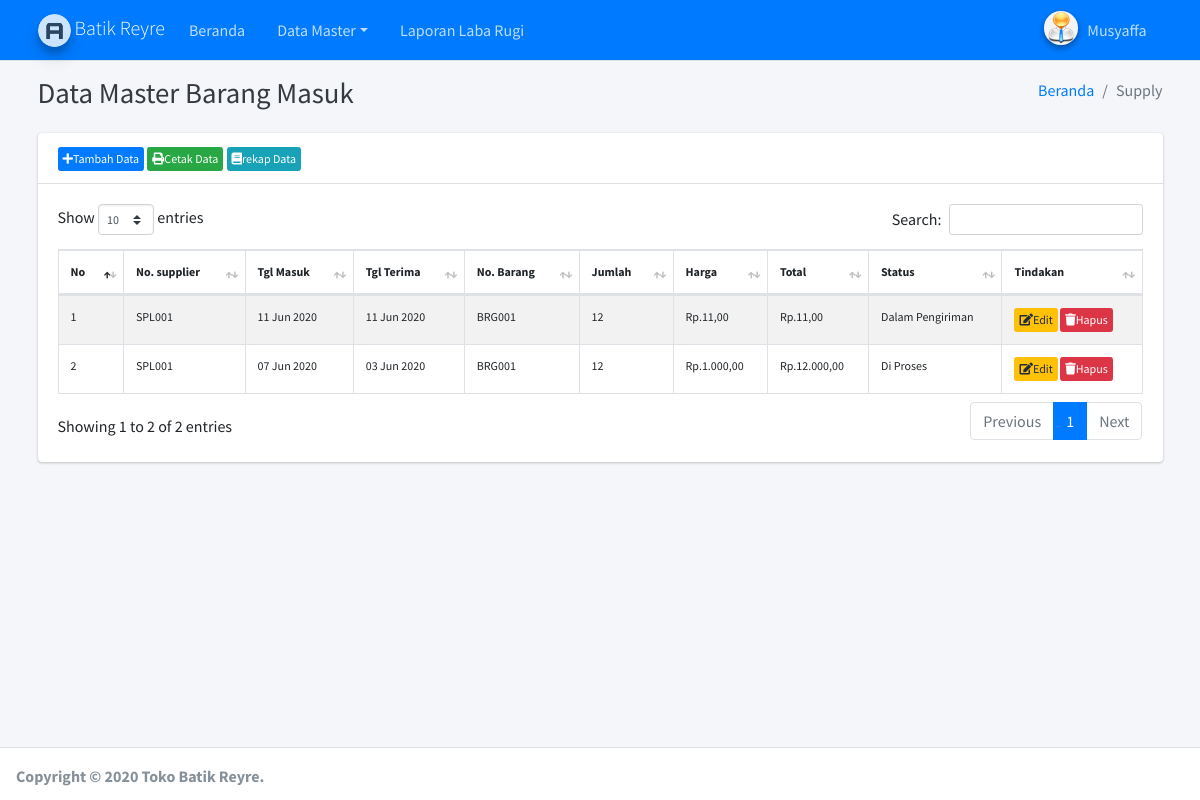
The page /paneladmin/admin.php?hlm=supply (signed in) on the database as committed earlier.
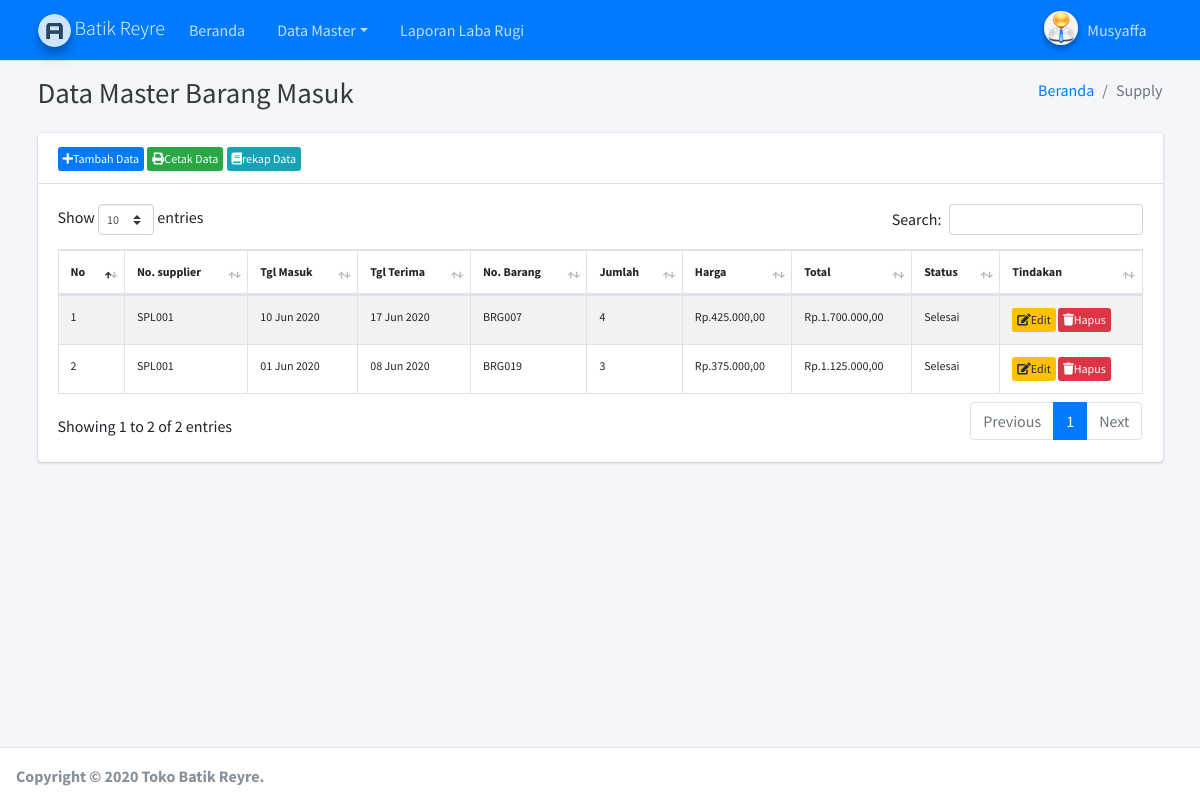
The same page on the database as committed later.
### tables this page shows
CREATE TABLE `tbl_supply` (
  `no_supply` varchar(50) NOT NULL,
  `no_supplier` varchar(50) NOT NULL,
  `tgl_supply` date NOT NULL,
  `tgl_terima` date NOT NULL,
  `no_brg` varchar(50) NOT NULL,
  `jml_supply` int(11) NOT NULL,
  `harga_supply` int(11) NOT NULL,
  `total_supply` varchar(50) NOT NULL,
  `status` varchar(30) NOT NULL
);

### paneladmin/site/supply/supply.php (the view, shortened to what this page needs)
<?php
require_once'koneksi.php';
?>
<?php
if( empty( $_SESSION['id_user'] ) ){
	$_SESSION['err'] = '<strong>ERROR!</strong> Anda harus login terlebih dahulu.';
	header('Location: ./');
	die();
} else {
	if( isset( $_REQUEST['aksi'] )){
		$aksi = $_REQUEST['aksi'];
		switch($aksi){
			case 'baru':
				include 'supply_baru.php';
				break;
			case 'edit':
				include 'supply_edit.php';
				break;
			case 'hapus':
				include 'supply_hapus.php';
				break;
			case 'cetak':
				include 'supply_print.php';
				break;
			case 'rekap':
				include 'supply_rekap.php';
				break;
		}
	} else {
?>
  <div class="content-wrapper">
    <div class="content-header">
      <div class="container">
        <div class="row mb-2">
          <div class="col-sm-6">
            <h1 class="m-0 text-dark"> Data Master Barang Masuk</h1>
          </div>
          <div class="col-sm-6">
            <ol class="breadcrumb float-sm-right">
              <li class="breadcrumb-item"><a href="admin.php">Beranda</a></li>
              <li class="breadcrumb-item active">Supply</li>
            </ol>
          </div>
        </div>
      </div>
    </div>
<div class="content">
<div class="container">
<div class="row">
<div class="col-lg-12">
<div class="card">
	<div class="card-header">
		<div class="box pull-right">
			<a href="./admin.php?hlm=supply&aksi=baru" type="button" class="btn btn-primary btn-xs"><i class="fas fa-plus nav-icon"></i>Tambah Data</a>
			<a href="./admin.php?hlm=supply&aksi=cetak" target="_blank" type="button" class="btn btn-success btn-xs"><i class="fas fa-print nav-icon"></i>Cetak Data</a>
			<a href="./admin.php?hlm=supply&aksi=rekap" target="_blank" type="button" class="btn btn-info btn-xs"><i class="fas fa-book nav-icon"></i>rekap Data</a>
		</div>
	</div>
<div class="card-body">
<table id="example1" class="table table-bordered table-striped text-xs">
				 <thead>
				   <tr class="info">
					 <th>No</th>
					 <th>No. supplier</th>
					 <th>Tgl Masuk</th>
					 <th>Tgl Terima</th>
					 <th>No. Barang</th>
					 <th>Jumlah</th>
					 <th>Harga</th>
					 <th>Total</th>
					 <th>Status</th>
					 <th>Tindakan</th>
				   </tr>
				 </thead>
<tbody>
<?php
if(!ISSET($_POST['submit'])){
$sql = "SELECT * FROM tbl_supply";
$no = 0;
$query = mysqli_query($koneksi, $sql);
while ($row = mysqli_fetch_array($query)){
$no++;
?>
<tr>
 <td><?php echo $no; ?></td>
 <td><?php echo $row['no_supplier']; ?></td>
 <td><?php echo date("d M Y", strtotime($row['tgl_supply'])) ?></td>
 <td><?php echo date("d M Y", strtotime($row['tgl_terima'])) ?></td>
 <td><?php echo $row['no_brg']; ?></td>
 <td><?php echo $row['jml_supply']; ?></td>
 <td>Rp.<?php echo number_format($row['harga_supply'],2,",",".");?></td>
 <td>Rp.<?php echo number_format($row['total_supply'],2,",",".");?></td>
 <td><?php echo $row['status']; ?></td>
 <td>
		<a href="?hlm=supply&aksi=edit&no_supply=<?php echo $row['no_supply']; ?>" class="btn btn-warning btn-xs"><i class="fas fa-edit nav-icon"></i>Edit</a>
		<a href="?hlm=supply&aksi=hapus&submit=yes&no_supply=<?php echo $row['no_supply']; ?>" onclick="return konfirmasi()" class="btn btn-danger btn-xs"><i class="fas fa-trash nav-icon"></i>Hapus</a>
 </td>
</tr>
<?php } } ?>
<?php }} ?>
	</tbody>
</table>
            </div>
          </div>
        </div>
      </div>
	</div>
    </div>
	</div>

Rows that differ between the two databases and show on the page:
removed tbl_supply: no_supplier "SPL001", tgl_supply "11 Jun 2020", tgl_terima "11 Jun 2020", no_brg "BRG001", jml_supply "12", harga_supply "11,00", total_supply "11,00", status "Dalam Pengiriman"
removed tbl_supply: no_supplier "SPL001", tgl_supply "07 Jun 2020", tgl_terima "03 Jun 2020", no_brg "BRG001", jml_supply "12", harga_supply "1.000,00", total_supply "12.000,00", status "Di Proses"
added tbl_supply: no_supplier "SPL001", tgl_supply "10 Jun 2020", tgl_terima "17 Jun 2020", no_brg "BRG007", jml_supply "4", harga_supply "425.000,00", total_supply "1.700.000,00", status "Selesai"
added tbl_supply: no_supplier "SPL001", tgl_supply "01 Jun 2020", tgl_terima "08 Jun 2020", no_brg "BRG019", jml_supply "3", harga_supply "375.000,00", total_supply "1.125.000,00", status "Selesai"
